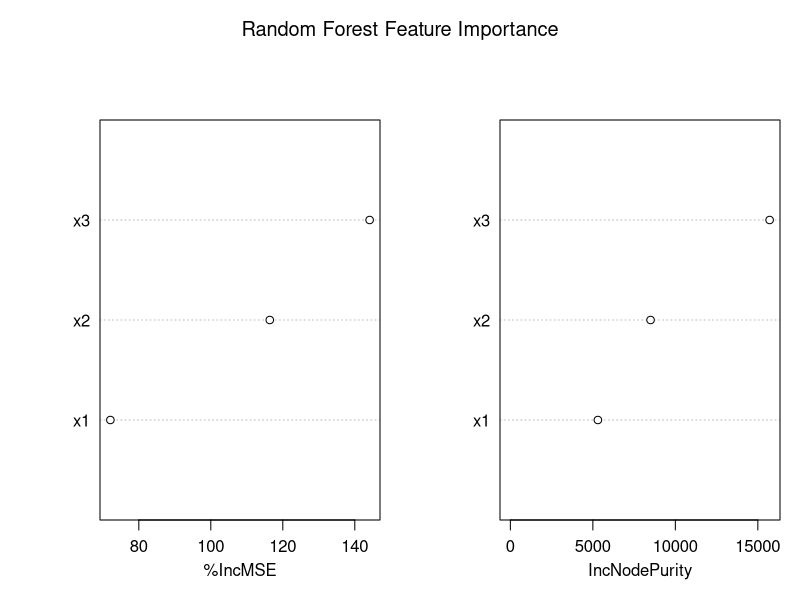
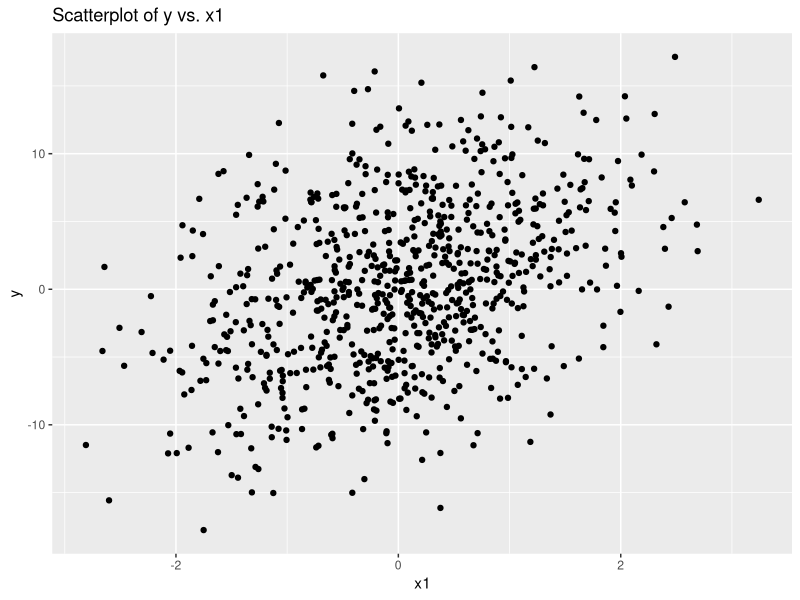
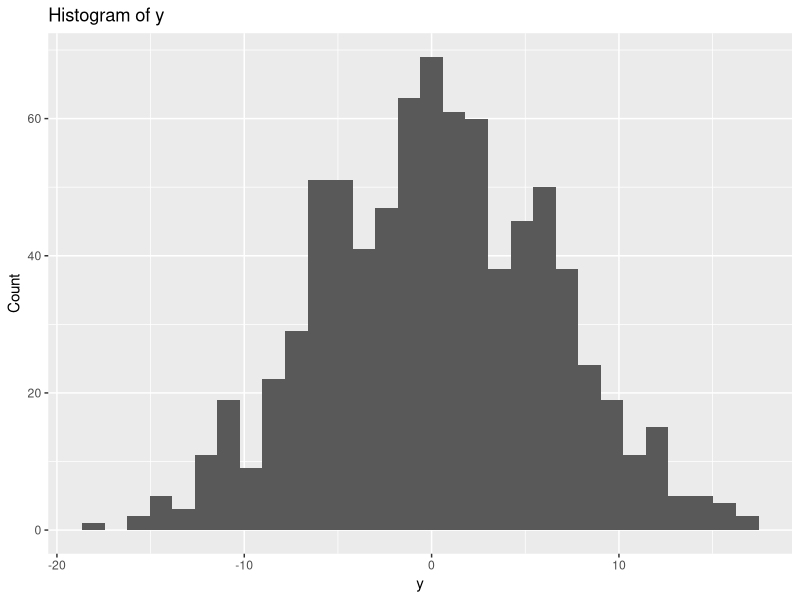
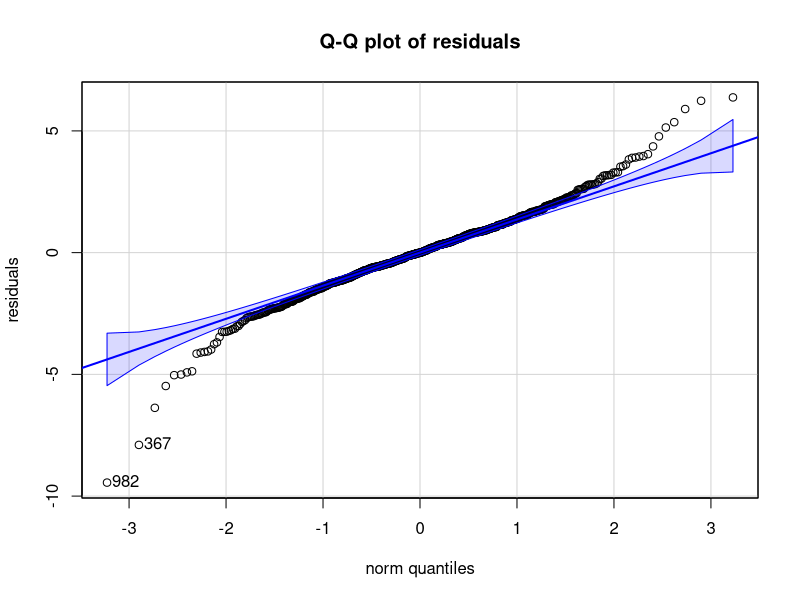
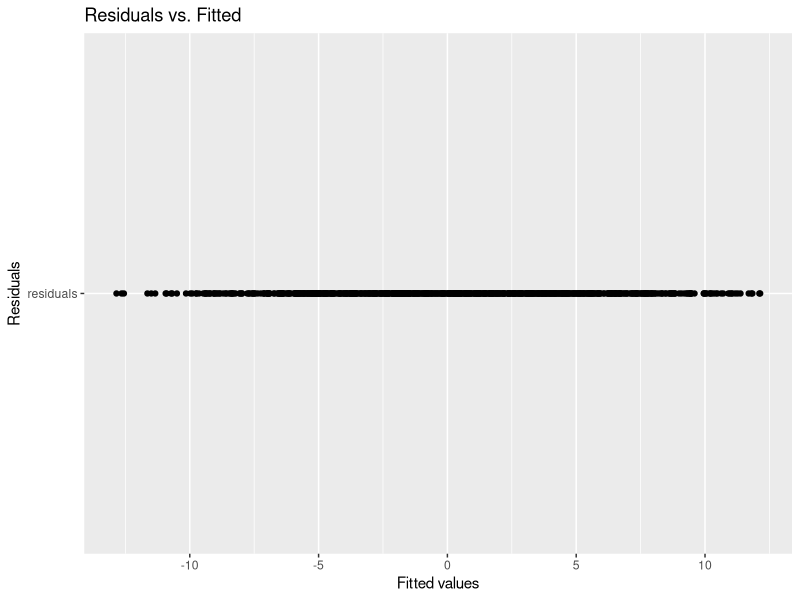

Reproduce these figures in R, in order.
#' Load required packages
#' 
#' This function loads the required packages for the analysis.
#' 
#' @importFrom randomForest randomForest
#' @importFrom caret createDataPartition
#' @importFrom tidyverse ggplot
#' @importFrom car vif
#' 
#' @examples 
#' library(randomForest)
#' library(caret)
#' library(tidyverse)
#' library(car)

library(randomForest)
library(caret)
library(tidyverse)
library(car)

#' Generate fake data
#' 
#' This function generates fake data for the analysis.
#' 
#' @param n The number of observations to generate.
#' 
#' @return A data frame containing the generated data.
#'
#' @examples 
#' set.seed(123)
#' mydata <- generate_fake_data(n = 1000)
#' 
#' trainIndex <- createDataPartition(mydata$y, p = .8, list = FALSE)
#' train <- mydata[trainIndex, ]
#' test <- mydata[-trainIndex, ]

generate_fake_data <- function(n) {
  set.seed(123)
  x1 <- rnorm(n, mean = 0, sd = 1)
  x2 <- rnorm(n, mean = 0, sd = 1)
  x3 <- rnorm(n, mean = 0, sd = 1)
  y <- 2 * x1 + 3 * x2 - 5 * x3 + rnorm(n, mean = 0, sd = 1)
  data.frame(x1, x2, x3, y)
}

mydata <- generate_fake_data(n = 1000)

trainIndex <- createDataPartition(mydata$y, p = .8, list = FALSE)
train <- mydata[trainIndex, ]
test <- mydata[-trainIndex, ]

#' Use random forest to perform feature selection
#' 
#' This function uses random forest to perform feature selection on the given dataset.
#' 
#' @param data A data frame containing the input variables and response variable.
#' @param response The name of the response variable.
#' @param importance A logical value indicating whether or not to compute variable importance measures.
#' 
#' @return A randomForest object containing the fitted model.
#'
#' @examples 
#' set.seed(123)
#' n <- 1000
#' mydata <- generate_fake_data(n)
#' 
#' trainIndex <- createDataPartition(mydata$y, p = .8, list = FALSE)
#' train <- mydata[trainIndex, ]
#' test <- mydata[-trainIndex, ]
#' 
#' rf_model <- perform_feature_selection(data = train, response = "y", importance = TRUE)
#' varImpPlot(rf_model, sort = TRUE, main = "Random Forest Feature Importance")

perform_feature_selection <- function(data, response, importance) {
  randomForest(as.formula(paste(response, "~ .")), data = data, importance = importance)
}

rf_model <- perform_feature_selection(data = train, response = "y", importance = TRUE)
varImpPlot(rf_model, sort = TRUE, main = "Random Forest Feature Importance")

#' Check linearity using a scatterplot
#' 
#' This function checks the linearity assumption using a scatterplot.
#' 
#' @param data A data frame containing the input variables and response variable.
#' @param x The name of the predictor variable to plot on the x-axis.
#' @param y The name of the response variable to plot on the y-axis.
#' 
#' @examples 
#' set.seed(123)
#' n <- 1000
#' mydata <- generate_fake_data(n)
#' 
#' trainIndex <- createDataPartition(mydata$y, p = .8, list = FALSE)
#' train <- mydata[trainIndex, ]
#' test <- mydata[-trainIndex, ]
#' 
#' check_linearity(train, "x1", "y")

check_linearity <- function(data, x, y) {
  ggplot(data, aes_string(x = x, y = y)) + 
    geom_point() + 
    ggtitle(paste0("Scatterplot of ", y, " vs. ", x)) + 
    xlab(x) + 
    ylab(y)
}

check_linearity(train, "x1", "y")

#' Check normality using a histogram
#' 
#' This function checks the normality assumption using a histogram.
#' 
#' @param data A data frame containing the response variable.
#' @param y The name of the response variable.
#' 
#' @examples 
#' set.seed(123)
#' n <- 1000
#' mydata <- generate_fake_data(n)
#' 
#' trainIndex <- createDataPartition(mydata$y, p = .8, list = FALSE)
#' train <- mydata[trainIndex, ]
#' test <- mydata[-trainIndex, ]
#' 
#' check_normality(train, "y")

check_normality <- function(data, y) {
  ggplot(data, aes_string(x = y)) +
    geom_histogram() +
    ggtitle(paste0("Histogram of ", y)) +
    xlab(y) +
    ylab("Count")
}

check_normality(train, "y")

#' Check normality with Q-Q plot
#' 
#' This function checks the normality assumption using a Q-Q plot.
#' 
#' @param residuals The residuals from the fitted model.
#' 
#' @examples 
#' set.seed(123)
#' n <- 1000
#' mydata <- generate_fake_data(n)
#' 
#' trainIndex <- createDataPartition(mydata$y, p = .8, list = FALSE)
#' train <- mydata[trainIndex, ]
#' test <- mydata[-trainIndex, ]
#' 
#' rf_model <- perform_feature_selection(data = train, response = "y", importance = TRUE)
#' residuals <- train$y - rf_model$predicted
#' 
#' check_normality_qq(residuals)

check_normality_qq <- function(residuals) {
  qqPlot(residuals, main = "Q-Q plot of residuals")
}

rf_model <- perform_feature_selection(data = train, response = "y", importance = TRUE)
residuals <- train$y - rf_model$predicted

check_normality_qq(residuals)

#' Check homoscedasticity using a residuals vs. fitted plot
#' 
#' This function checks the homoscedasticity assumption using a residuals vs. fitted plot.
#' 
#' @param data A data frame containing the response variable and predicted values.
#' @param predicted The name of the predicted variable.
#' @param residuals The name of the residuals variable.
#' 
#' @examples 
#' set.seed(123)
#' n <- 1000
#' mydata <- generate_fake_data(n)
#' 
#' trainIndex <- createDataPartition(mydata$y, p = .8, list = FALSE)
#' train <- mydata[trainIndex, ]
#' test <- mydata[-trainIndex, ]
#' 
#' rf_model <- perform_feature_selection(data = train, response = "y", importance = TRUE)
#' residuals <- train$y - rf_model$predicted
#' 
#' check_homoscedasticity(train, "y", "residuals")

check_homoscedasticity <- function(data, predicted, residuals) {
  ggplot(data, aes_string(x = predicted, y = residuals)) + 
    geom_point() + 
    ggtitle("Residuals vs. Fitted") + 
    xlab("Fitted values") + 
    ylab("Residuals")
}

check_homoscedasticity(train, "rf_model$predicted", "residuals")

#' Check multicollinearity using VIF
#' 
#' This function checks the multicollinearity assumption using VIF.
#' 
#' @param data A data frame containing the input variables and response variable.
#' @param formula A formula specifying the linear regression model to fit.
#' 
#' @examples 
#' set.seed(123)
#' n <- 1000
#' mydata <- generate_fake_data(n)
#' 
#' trainIndex <- createDataPartition(mydata$y, p = .8, list = FALSE)
#' train <- mydata[trainIndex, ]
#' test <- mydata[-trainIndex, ]
#' 
#' check_multicollinearity(train, y ~ x1 + x2 + x3)

check_multicollinearity <- function(data, formula) {
  vif_values <- vif(lm(formula, data = data))
  vif_table <- tibble(Variable = names(vif_values), VIF = vif_values)
  print(vif_table)
}

check_multicollinearity(train, y ~ x1 + x2 + x3)

